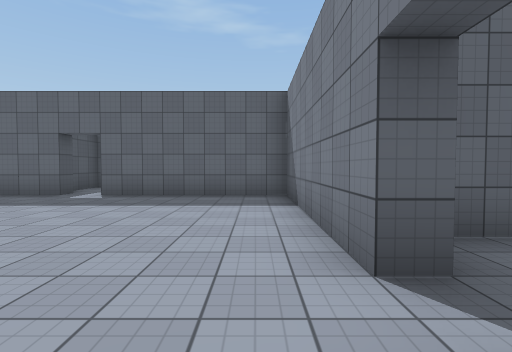
View 1 (above)

13 first-person views from a walk through a 3-D level made in the Unity game engine. The camera is 1.4 m above the floor, tilts 2° down and sees 85° across. The floor is counted in squares, 2 m on a side. Each view is taken from the middle of a square. On the plan, view 1 faces up. The plan holds only what a view shows up to about 9 squares ahead; the rest is blank. The player character is not drawn. Surface patterns are stand-ins for the level's own textures.

View 2
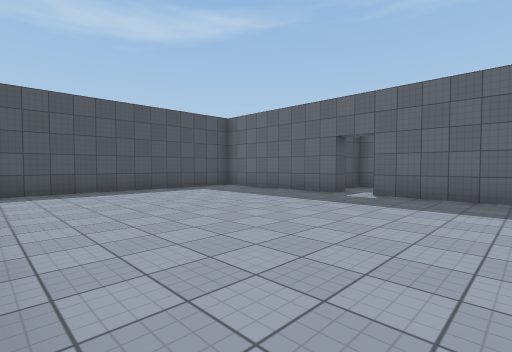

View 3
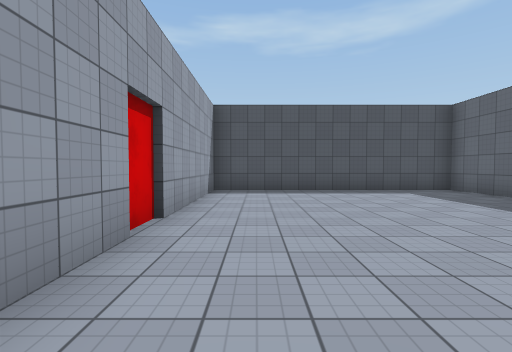

View 4
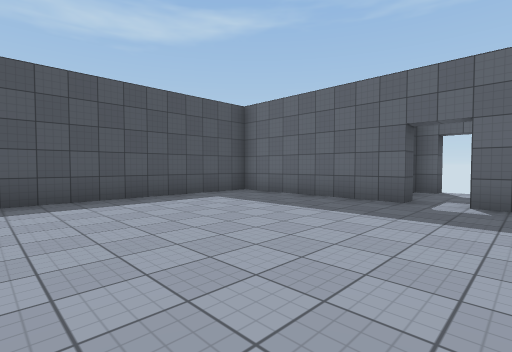

View 5
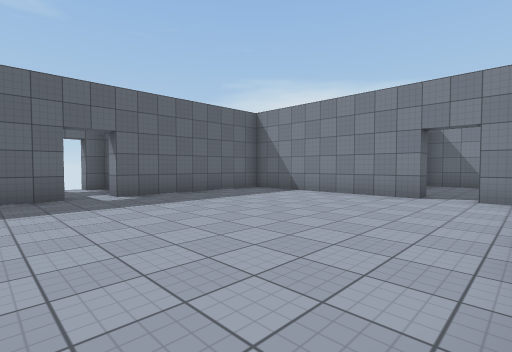

View 6
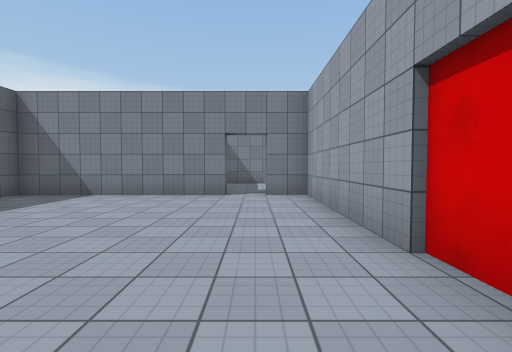

View 7
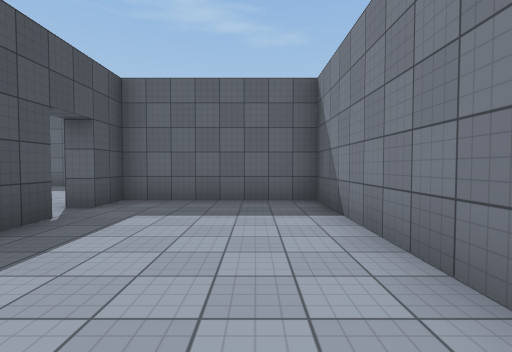

View 8
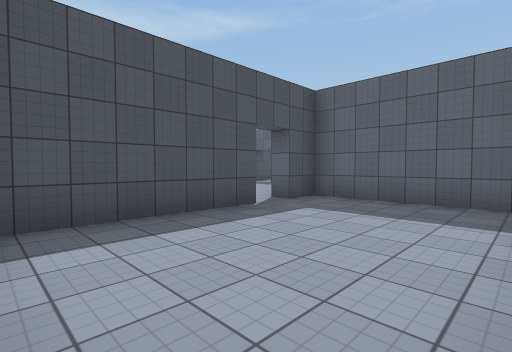

View 9
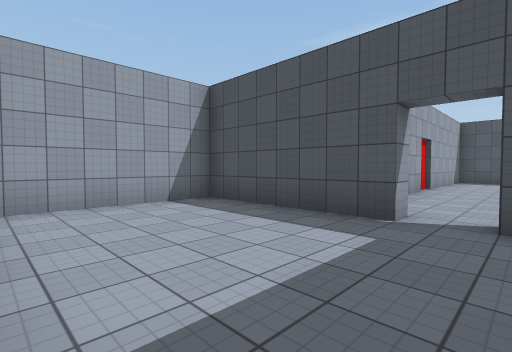

View 10
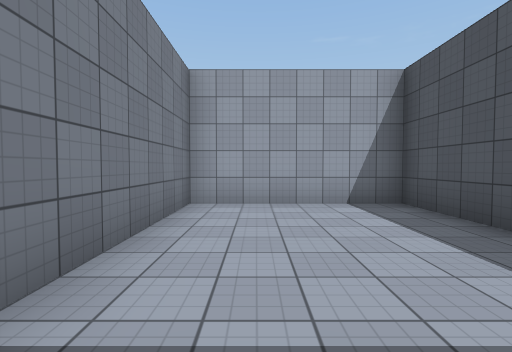

View 11
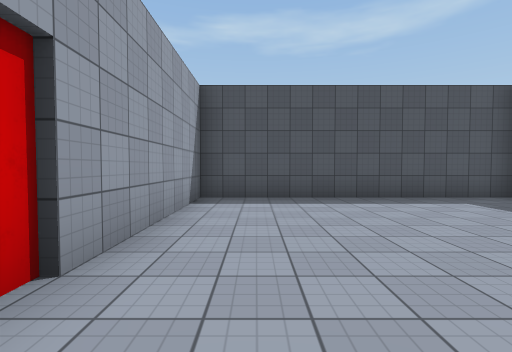

View 12
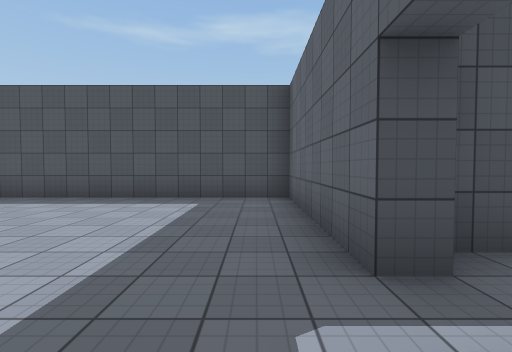

View 13
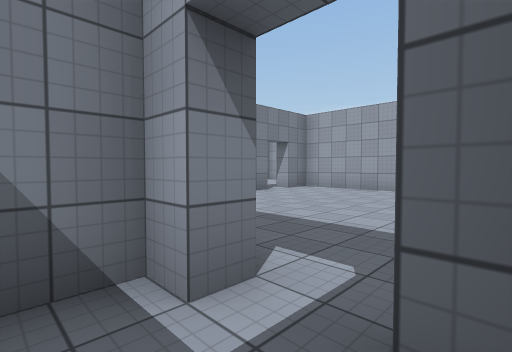

### Floor plan
Points are (right, up) in squares from view 1. A wall is a line through its corners. A room is listed if a view was taken in it or the views show most of it. See-through windows are left out.
Room 1 (views 1, 2, 3, 4, 5, 6, 11, 12)
walls: (-4.7, 7.4) (-4.7, 6.8) (-9.2, 6.8) (-9.2, -0.2) (0.8, -0.2) (0.8, 0.8); (0.8, 1.8) (0.8, 6.8) (-3.8, 6.8) (-3.8, 7.2)
ways out: opening at (1, 1) to room 2; opening at (-4, 7) to room 3
Room 2 (views 7, 8, 9, 10)
walls: (0.8, 0.8) (1.3, 0.8) (1.3, -3.2) (5.3, -3.2) (5.3, 2.8) (1.3, 2.8) (1.3, 1.8) (0.8, 1.8)
ways out: opening at (1, 1) to room 1
Room 3 (view 13)
walls: (-4.7, 9.9) (-4.7, 9.2) (-5.2, 9.2) (-5.2, 7.5); (-3.8, 7.2) (-3.3, 7.2) (-3.3, 9.2) (-3.8, 9.2) (-3.8, 9.8)
ways out: opening at (-4, 7) to room 1; gap at (-5, 10)

Positions as (right, up) in squares from view 1, and headings:
1: (0, 0), facing up
2: (-1, 0), facing up-left
3: (-1, 1), facing left
4: (-3, 1), facing up-left
5: (-6, 0), facing up-right
6: (-6, 1), facing right
7: (4, -3), facing up
8: (5, -3), facing up-left
9: (5, 2), facing down-left
10: (4, 2), facing down
11: (-3, 1), facing left
12: (-3, 6), facing left
13: (-5, 8), facing down-right
